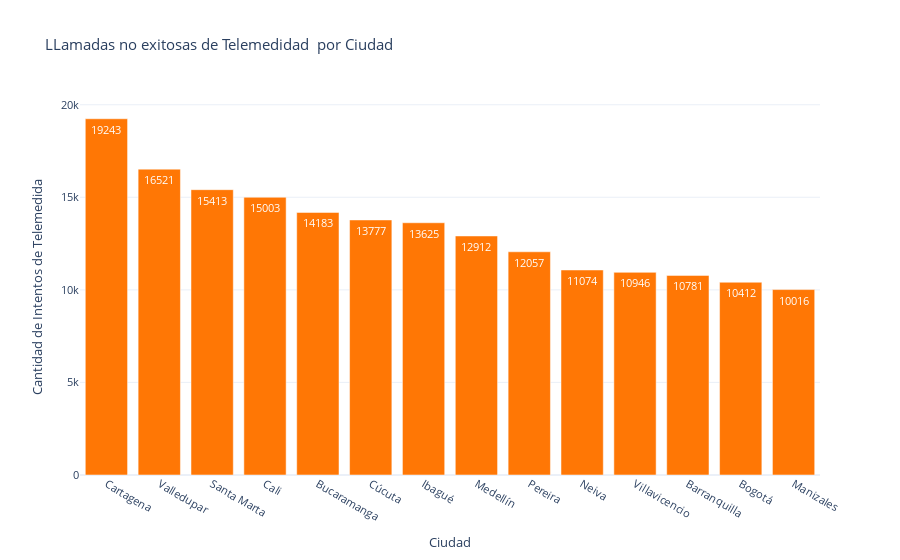

Write notebook code for a chart like this one.
### Code cell
# Contar la frecuencia de medidores por ciudad
telemedida_counts = df_dos['city'].value_counts()

# Crear el gráfico de barras con Plotly
fig = go.Figure(data=[
    go.Bar(
        name='Cantidad de Medidores', 
        x=telemedida_counts.index, 
        y=telemedida_counts.values, 
        marker=dict(color='#FF7705'),
        text=telemedida_counts.values,
        textposition='inside',
        textfont=dict(color='white')  # Color del texto dentro de las barras
    )
])

# Ajustar el diseño y formato del gráfico
fig.update_layout(
    title='LLamadas no exitosas de Telemedidad  por Ciudad',
    xaxis_title='Ciudad',
    yaxis_title='Cantidad de Intentos de Telemedida',
    font=dict(size=11),
    template='plotly_white'
)

# Mostrar el gráfico
fig.show()

### Figure 1 — Plotly figure (JSON) as saved in the notebook; plotly's stock layout.template omitted (floating-point values rounded to 4 significant figures)
{"data": [{"marker": {"color": "#FF7705"}, "name": "Cantidad de Medidores", "text": [19243, 16521, 15413, 15003, 14183, 13777, 13625, 12912, 12057, 11074, 10946, 10781, 10412, 10016], "textfont": {"color": "white"}, "textposition": "inside", "type": "bar", "x": ["Cartagena", "Valledupar", "Santa Marta", "Cali", "Bucaramanga", "Cúcuta", "Ibagué", "Medellín", "Pereira", "Neiva", "Villavicencio", "Barranquilla", "Bogotá", "Manizales"], "y": [19243, 16521, 15413, 15003, 14183, 13777, 13625, 12912, 12057, 11074, 10946, 10781, 10412, 10016]}], "layout": {"font": {"size": 11}, "title": {"text": "LLamadas no exitosas de Telemedidad  por Ciudad"}, "xaxis": {"title": {"text": "Ciudad"}}, "yaxis": {"title": {"text": "Cantidad de Intentos de Telemedida"}}}}
